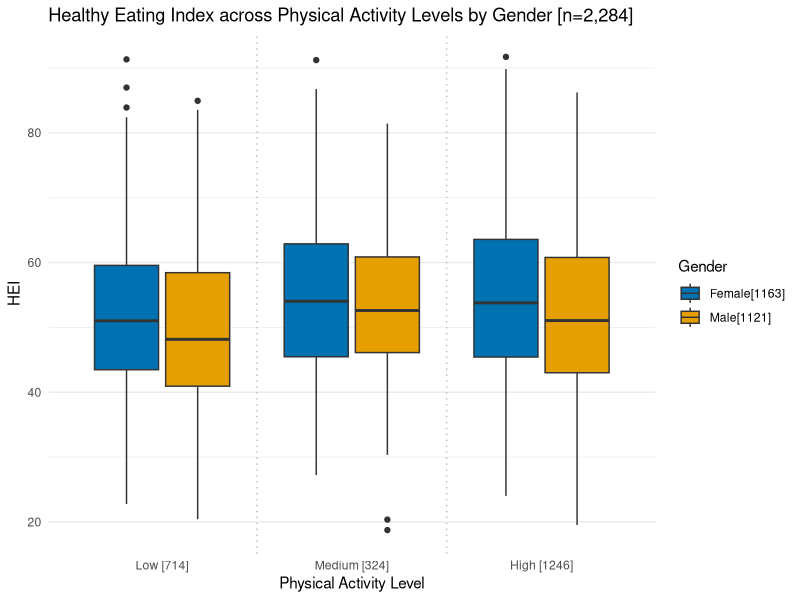

Source code (R):
## ---- chunk 1
# Set global options
knitr::opts_chunk$set(echo = FALSE)

# Load necessary packages
library(ggplot2)
library(dplyr)
## ---- chunk 2
# Load the dataset
multi <- read.csv('multi.csv')

# Prepare the color palette
cbPalette <- c("#0072B2", "#E69F00", "#56B4E9", "#009E73", "#F0E442", "#E69F00", "#D55E00", "#CC79A7")

# Subset the dataset for the box plot
plot_pa <- na.omit(multi[c('hei', 'RIAGENDR', 'active')])

# Convert to factor variables
plot_pa$active <- factor(plot_pa$active, levels = c("1", "2", "3"))
plot_pa$RIAGENDR <- factor(plot_pa$RIAGENDR, levels = c(1, 2), labels = c("Male", "Female"))

# Calculate the sample size for each gender
sample_size <- plot_pa %>%
  group_by(RIAGENDR) %>%
  summarize(SampleSize_Gender = n())

# Add gender labels with sample size
plot_pa$GenderLabel <- with(
  plot_pa,
  paste(RIAGENDR, "[", sample_size$SampleSize_Gender[match(RIAGENDR, sample_size$RIAGENDR)], "]", sep = "")
)

# Create the box plot
box <- ggplot(plot_pa, aes(x = active, y = hei, fill = GenderLabel)) +
  geom_boxplot() +
  scale_fill_manual(values = cbPalette) +
  labs(
    title = "Healthy Eating Index across Physical Activity Levels by Gender [n=2,284]",
    x = "Physical Activity Level",
    y = "HEI",
    fill = "Gender"
  ) +
  scale_x_discrete(labels = c("1" = "Low [714]", "2" = "Medium [324]", "3" = "High [1246]")) +
  theme_minimal() +
  theme(
    panel.grid.major.x = element_blank(),
    panel.grid.minor.x = element_blank(),
    panel.background = element_rect(fill = "white", colour = NA)
  ) +
  geom_vline(xintercept = c(1.5, 2.5), color = "grey", linetype = "dotted", size = 0.5)

# Print the box plot
box
